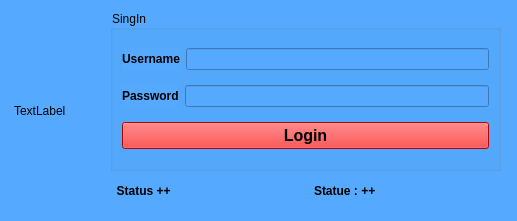
<?xml version="1.0" encoding="UTF-8"?>
<ui version="4.0">
 <class>Widget</class>
 <widget class="QWidget" name="Widget">
  <property name="geometry">
   <rect>
    <x>0</x>
    <y>0</y>
    <width>517</width>
    <height>221</height>
   </rect>
  </property>
  <property name="windowTitle">
   <string>Widget</string>
  </property>
  <property name="styleSheet">
   <string notr="true">background-color: rgb(85, 170, 255);</string>
  </property>
  <widget class="QGroupBox" name="groupBox">
   <property name="geometry">
    <rect>
     <x>110</x>
     <y>10</y>
     <width>391</width>
     <height>161</height>
    </rect>
   </property>
   <property name="styleSheet">
    <string notr="true">color: rgb(0, 0, 0);</string>
   </property>
   <property name="title">
    <string>SingIn</string>
   </property>
   <layout class="QVBoxLayout" name="verticalLayout">
    <item>
     <layout class="QHBoxLayout" name="horizontalLayout_2">
      <item>
       <widget class="QLabel" name="Username">
        <property name="font">
         <font>
          <bold>true</bold>
         </font>
        </property>
        <property name="text">
         <string>Username</string>
        </property>
       </widget>
      </item>
      <item>
       <widget class="QLineEdit" name="lineEdit_Username"/>
      </item>
     </layout>
    </item>
    <item>
     <layout class="QHBoxLayout" name="horizontalLayout">
      <item>
       <widget class="QLabel" name="Password">
        <property name="font">
         <font>
          <bold>true</bold>
         </font>
        </property>
        <property name="text">
         <string>Password</string>
        </property>
       </widget>
      </item>
      <item>
       <widget class="QLineEdit" name="lineEdit_Password">
        <property name="echoMode">
         <enum>QLineEdit::Password</enum>
        </property>
       </widget>
      </item>
     </layout>
    </item>
    <item>
     <widget class="QPushButton" name="pushButton">
      <property name="font">
       <font>
        <pointsize>12</pointsize>
        <bold>true</bold>
       </font>
      </property>
      <property name="styleSheet">
       <string notr="true">background-color: rgb(255, 0, 0);
color: rgb(0, 0, 0);</string>
      </property>
      <property name="text">
       <string>Login</string>
      </property>
     </widget>
    </item>
   </layout>
  </widget>
  <widget class="QWidget" name="layoutWidget">
   <property name="geometry">
    <rect>
     <x>110</x>
     <y>180</y>
     <width>401</width>
     <height>22</height>
    </rect>
   </property>
   <layout class="QHBoxLayout" name="horizontalLayout_3">
    <item>
     <widget class="QLabel" name="label">
      <property name="font">
       <font>
        <bold>true</bold>
       </font>
      </property>
      <property name="styleSheet">
       <string notr="true">color: rgb(0, 0, 0);</string>
      </property>
      <property name="text">
       <string>  Status ++ </string>
      </property>
     </widget>
    </item>
    <item>
     <widget class="QLabel" name="label_Login">
      <property name="font">
       <font>
        <bold>true</bold>
       </font>
      </property>
      <property name="styleSheet">
       <string notr="true">color: rgb(0, 0, 0);</string>
      </property>
      <property name="text">
       <string>Statue : ++</string>
      </property>
     </widget>
    </item>
   </layout>
  </widget>
  <widget class="QLabel" name="label_Picture2">
   <property name="geometry">
    <rect>
     <x>14</x>
     <y>15</y>
     <width>81</width>
     <height>191</height>
    </rect>
   </property>
   <property name="text">
    <string>TextLabel</string>
   </property>
  </widget>
 </widget>
 <resources/>
 <connections/>
</ui>
